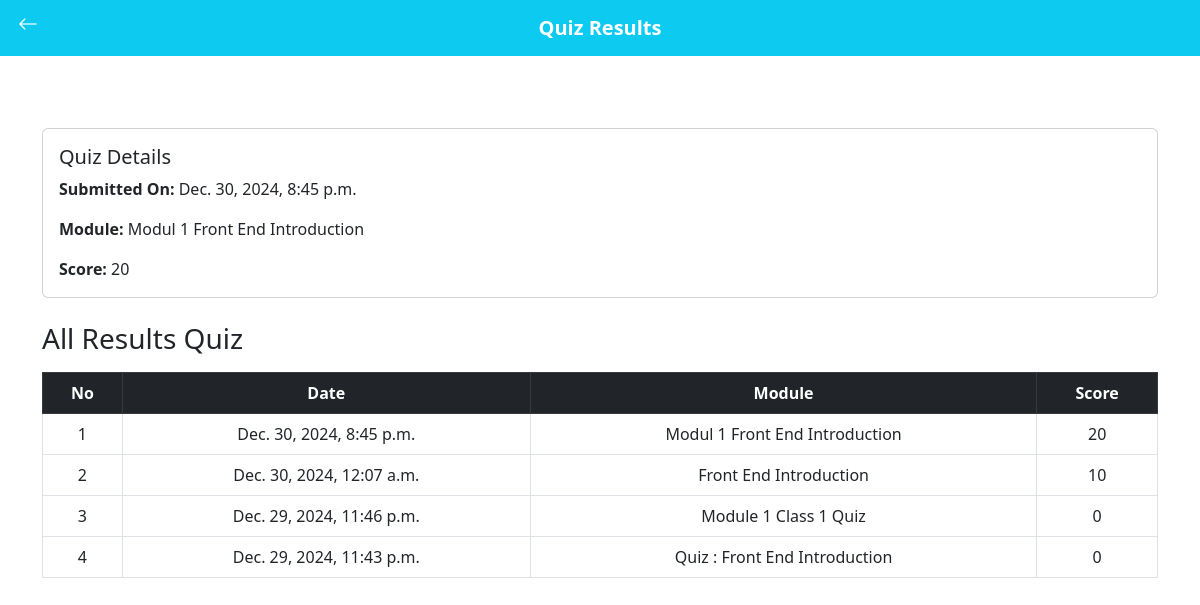
/gyu_app/hasilquiz (signed in), run on the app's committed database.
### gyu_app/models.py (models this page shows, shortened)
class QuizResult(models.Model):
    user = models.ForeignKey(User, on_delete=models.CASCADE)
    quiz_name = models.CharField(max_length=255)
    score = models.IntegerField()
    submit_date = models.DateTimeField(auto_now_add=True)

### gyu_app/views.py (the view)
# urls.py: path('hasilquiz', views.hasilquiz, name='hasilquiz'),
@login_required
def hasilquiz(request):
    latest_result = QuizResult.objects.filter(user=request.user).order_by('-submit_date').first()
    all_results = QuizResult.objects.filter(user=request.user).order_by('-submit_date')
    return render(request, 'gyu_app/hasilquiz.html', {
        'latest_result': latest_result,
        'results': all_results
    })

### templates/gyu_app/hasilquiz.html (shortened to what this page needs)
<!DOCTYPE html>
{% load static %}
<html lang="en">
<head>
  <link href="https://cdn.jsdelivr.net/npm/bootstrap@5.3.0-alpha3/dist/css/bootstrap.min.css" rel="stylesheet">
  <link href="https://cdnjs.cloudflare.com/ajax/libs/bootstrap/5.3.0/css/bootstrap.min.css" rel="stylesheet">
  <link href="https://cdnjs.cloudflare.com/ajax/libs/bootstrap-icons/1.10.0/font/bootstrap-icons.min.css" rel="stylesheet">
  <link rel="stylesheet" href="{% static 'css/hasilquiz.css' %}">
</head>
<body>
    <nav class="navbar navbar-expand-lg bg-info py-3  mb-4">
        <div class="container d-flex align-items-center">
            <a href="{% url 'gyu_app:dashboard' %}">
            <button class="custom-button me-2">
              <i class="bi bi-arrow-left custom-icon"></i>
            </button>
          </a>
          <div class="center-container flex-grow-1 d-flex justify-content-center align-items-center">
            <h5 class="text-white fw-bold mb-0">Quiz Results</h5>
          </div>
        </div>
      </nav>
  <div class="container py-5">
    <div class="card mb-4">
      <div class="card-body">
        <h5 class="card-title">Quiz Details</h5>
        {% if latest_result %}
          <p class="card-text"><strong>Submitted On:</strong> <span id="submit-date">{{ latest_result.submit_date }}</span></p>
          <p class="card-text"><strong>Module:</strong> <span id="quiz-module">{{ latest_result.quiz_name }}</span></p>
          <p class="card-text"><strong>Score:</strong> <span id="quiz-score">{{ latest_result.score }}</span></p>
        {% else %}
          <p class="text-muted">No quiz results available.</p>
        {% endif %}
      </div>
    </div>
    <h3 class="mb-3">All Results Quiz</h3>
    <div class="table-responsive">
      <table class="table table-bordered text-center">
        <thead class="table-dark">
          <tr>
            <th scope="col">No</th>
            <th scope="col">Date</th>
            <th scope="col">Module</th>
            <th scope="col">Score</th>
          </tr>
        </thead>
        <tbody>
          {% for result in results %}
          <tr>
              <td>{{ forloop.counter }}</td>
              <td>{{ result.submit_date }}</td>
              <td>{{ result.quiz_name }}</td>
              <td>{{ result.score }}</td>
          </tr>
          {% empty %}
          <tr>
              <td colspan="4" class="text-center">No quiz results available</td>
          </tr>
          {% endfor %}
      </tbody>
      </table>
    </div>
</body>
</html>

### static/css/hasilquiz.css (style rules this page uses)
.custom-button { background: none; background-color: transparent; border: none; color: white; font-size: 20px; margin-top: -20px; position: absolute; left: 12px; cursor: pointer; }
.text-white { color: white; }

### data on the page
QuizResult: submit_date "Dec. 30, 2024, 8:45 p.m.", quiz_name "Modul 1 Front End Introduction", score "20"
QuizResult: submit_date "Dec. 30, 2024, 12:07 a.m.", quiz_name "Front End Introduction", score "10"
QuizResult: submit_date "Dec. 29, 2024, 11:46 p.m.", quiz_name "Module 1 Class 1 Quiz", score "0"
QuizResult: submit_date "Dec. 29, 2024, 11:43 p.m.", quiz_name "Quiz : Front End Introduction", score "0"
